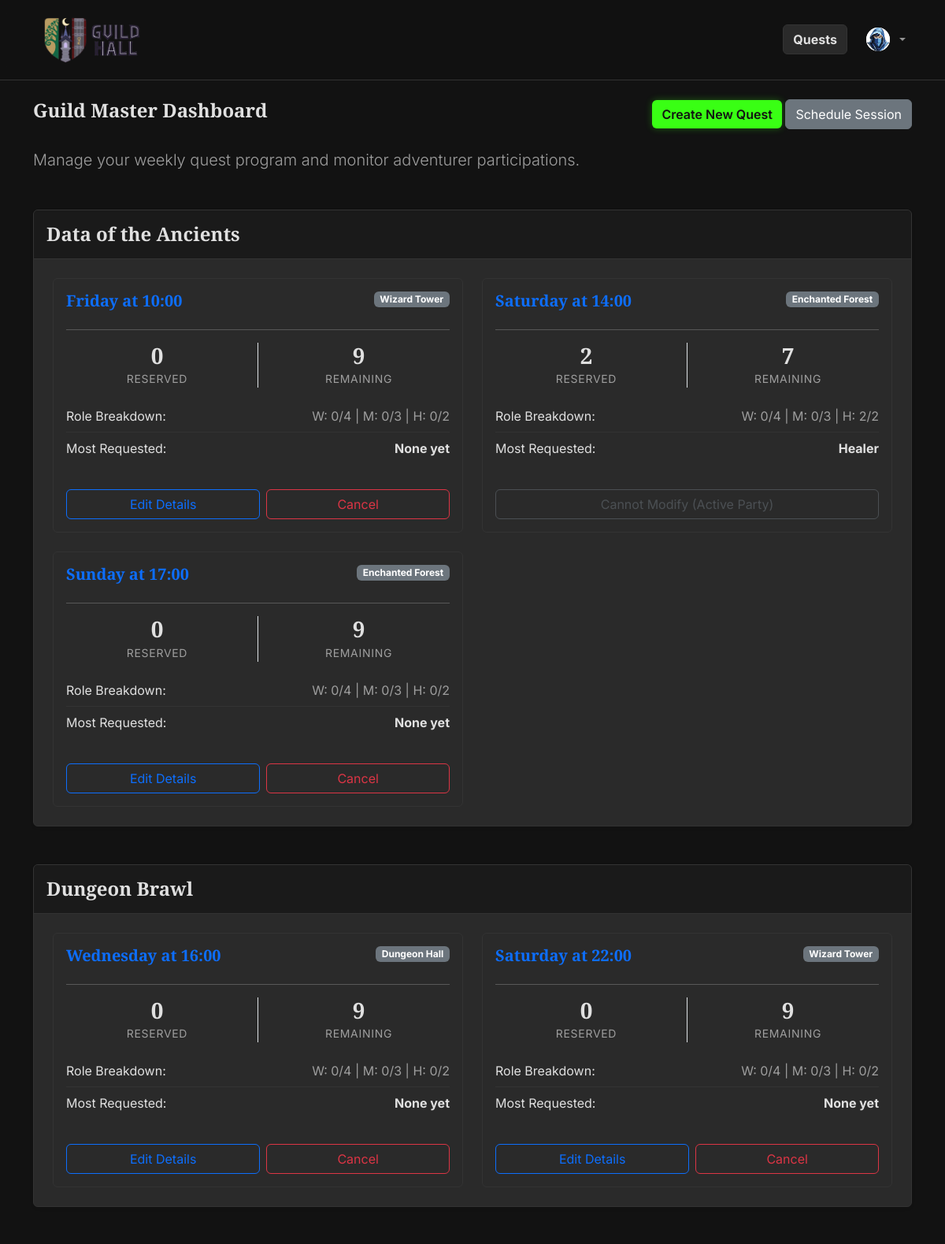
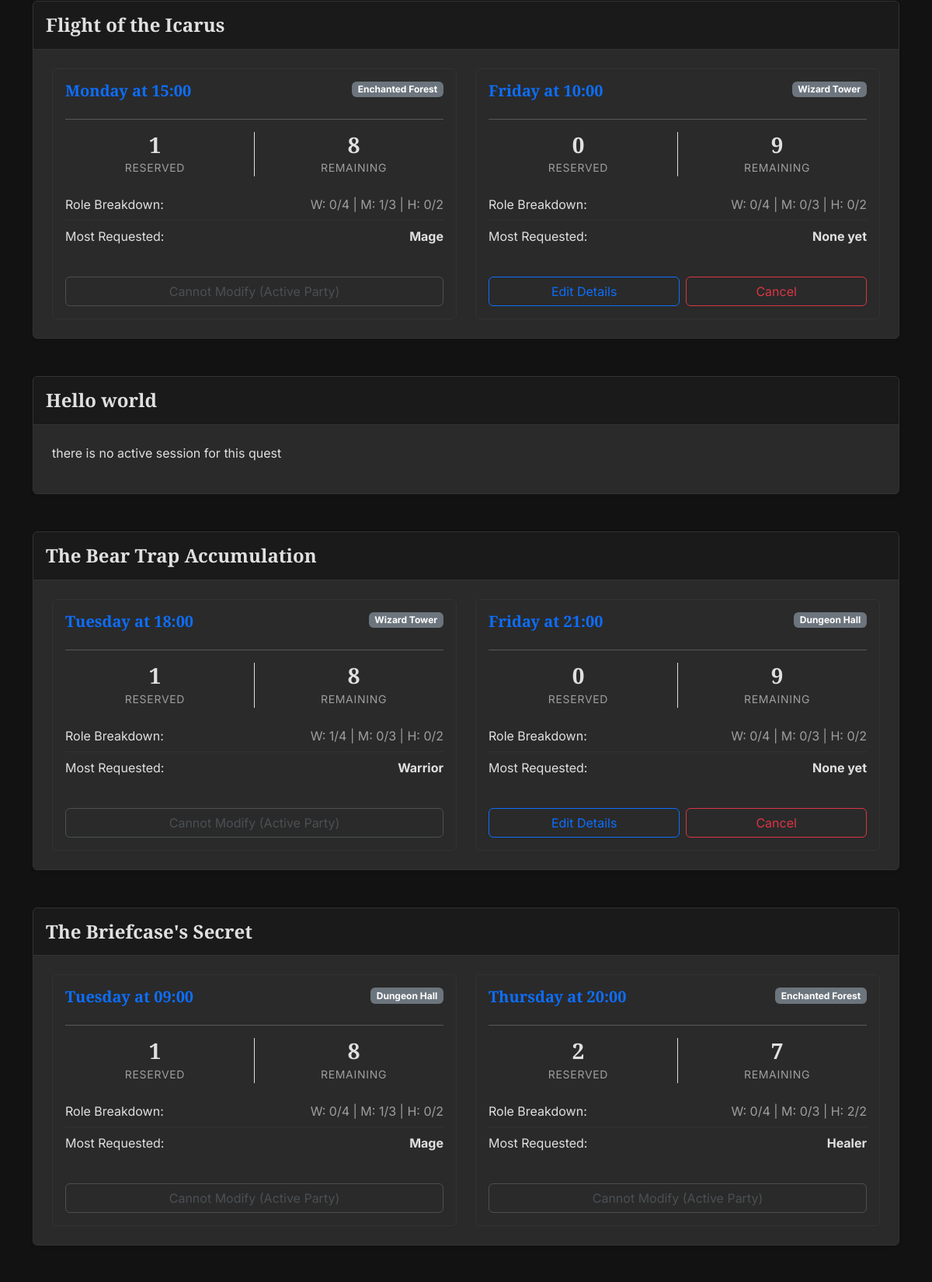
The page /gm/dashboard (signed in, upper part) on the database its author committed (2 pictures, top to bottom).
### tables this page shows
CREATE TABLE "quests" (
	"QId"	INTEGER,
	"title"	TEXT NOT NULL,
	"duration"	INTEGER NOT NULL,
	"quest_type"	TEXT NOT NULL,
	"difficulty"	TEXT NOT NULL,
	"description"	TEXT,
	"image_filename"	TEXT,
	PRIMARY KEY("QId" AUTOINCREMENT)
);

### app.py (the view)
@app.route('/gm/dashboard')
@login_required
def gm_dashboard():
    if current_user.role != GM:
        flash("Access denied. Only Guild Masters can view this page.", "danger")
        return redirect(url_for('profile'))
    raw_stats = db.get_gm_dashboard_stats()
    quests_grouped = {}
    for row in raw_stats:
        qid = row['QId']
        if qid not in quests_grouped:
            quests_grouped[qid] = {
                'title': row['title'],
                'sessions': []
            }
        if row['SId'] is not None:
            roles = {
                'Warrior': row['warrior_res'],
                'Mage': row['mage_res'],
                'Healer': row['healer_res']
            }
            max_res = max(roles.values())
            if max_res == 0:
                most_requested = "None yet"
            else:
                most_requested = ", ".join([k for k, v in roles.items() if v == max_res])
            session_dict = dict(row)
            session_dict['remaining_places'] = 9 - row['total_reserved'] # 4W + 3M + 2H = 9 total
            session_dict['most_requested'] = most_requested
            quests_grouped[qid]['sessions'].append(session_dict)
    return render_template('gm_dashboard.html', quests_grouped=quests_grouped)

### app.py (called while the page is built)
@login_manager.user_loader
def load_user(user_id):
    return db.get_user_by_id(user_id)

### db.py (called while the page is built)
def get_db_connection():
    conn = sqlite3.connect('database.db')
    conn.row_factory = sqlite3.Row
    return conn

def get_user_by_id(uid):
    conn = get_db_connection()
    cursor = conn.cursor()
    query = 'SELECT * FROM users WHERE UId = ?'
    cursor.execute(query, (uid,))
    user_row = cursor.fetchone()
    conn.close()
    if user_row:
        return User(id=user_row['UId'],
                    username=user_row['username'],
                    role=user_row['role'],
                    avatar_filename=user_row['avatar_filename'])
    return None

### templates/gm_dashboard.html (shortened to what this page needs)
{% extends 'base.html' %}
{% block content %}
<div class="d-flex justify-content-between align-items-center mb-4">
    <h2>Guild Master Dashboard</h2>
    <div>
        <a href="{{ url_for('create_quest')}}" class="btn btn-primary">Create New Quest</a>
        <a href="{{ url_for('schedule_session')}}" class="btn btn-secondary">Schedule Session</a>
    </div>
</div>
<p class="lead text-muted mb-5">Manage your weekly quest program and monitor adventurer participations.</p>
{% if quests_grouped %}
    {% for qid, quest in quests_grouped.items() %}
        <div class="card shadow-sm mb-5 border-0 bg-light">
            <div class="card-header bg-dark text-white py-3">
                <h4 class="mb-0">{{ quest.title }}</h4>
            </div>
            <div class="card-body p-4">
                <div class="row row-cols-1 row-cols-lg-2 g-4">
                    {% if not quest.sessions %}
                        <p>there is no active session for this quest</p>
                    {% endif %}
                    {% for session in quest.sessions %}
                        <div class="col">
                            <div class="card h-100 border-secondary">
                                <div class="card-body">
                                    <div class="d-flex justify-content-between">
                                        <h5 class="card-title text-primary">{{ session.day }} at {{ session.start_time }}</h5>
                                        <span class="badge bg-secondary h-100">{{ session.location }}</span>
                                    </div>
                                    <hr>
                                    <div class="row text-center mb-3">
                                        <div class="col border-end">
                                            <h3 class="mb-0">{{ session.total_reserved }}</h3>
                                            <small class="text-muted">Reserved</small>
                                        </div>
                                        <div class="col">
                                            <h3 class="mb-0">{{ session.remaining_places }}</h3>
                                            <small class="text-muted">Remaining</small>
                                        </div>
                                    </div>
                                    <ul class="list-group list-group-flush mb-3">
                                        <li class="list-group-item d-flex justify-content-between px-0">
                                            Role Breakdown:
                                            <span class="text-muted">
                                                W: {{ session.warrior_res }}/4 | M: {{ session.mage_res }}/3 | H: {{ session.healer_res }}/2
                                            </span>
                                        </li>
                                        <li class="list-group-item d-flex justify-content-between px-0">
                                            Most Requested:
                                            <strong>{{ session.most_requested }}</strong>
                                        </li>
                                    </ul>
                                    <div class="text-end mt-auto pt-3">
                                        {% if session.total_reserved == 0 %}
                                            <div class="d-flex gap-2">
                                                <button type="button" class="btn btn-outline-primary w-100" data-bs-toggle="modal" data-bs-target="#manageSessionModal{{ session.SId }}">
                                                    Edit Details
                                                </button>
                                                <form action="{{ url_for('gm_cancel_session', session_id=session.SId) }}" method="POST" onsubmit="return confirm('Permanently cancel this scheduled session?');" class="w-100">
                                                    <button type="submit" class="btn btn-outline-danger w-100">Cancel</button>
                                                </form>
                                            </div>
                                        {% else %}
                                            <button class="btn btn-outline-secondary w-100" disabled>Cannot Modify (Active Party)</button>
                                        {% endif %}
                                    </div>
                                </div>
                            </div>
                        </div>
                    {% endfor %}
                </div>
            </div>
        </div>
    {% endfor %}
{% else %}
    <div class="alert alert-info">No quests or sessions have been scheduled for this week.</div>
{% endif %}
{% endblock %}

### static/css/style.css (style rules this page uses)
:root { --bg-obsidian: #121212; --surface-parchment: #2A2A2A; --text-primary: #E0E0E0; --text-muted: #9E9E9E; --accent-magic: #39FF14; --role-warrior: #DC143C; --role-mage: #00BFFF; --role-healer: #50C878; --border-dim: #333333; }
body { background-color: var(--bg-obsidian); color: var(--text-primary); font-family: 'Inter', sans-serif; }
h1, h2, h3, h4, h5, h6, .navbar-brand { font-family: 'Cinzel', serif; font-weight: 600; color: var(--text-primary); }
h2 { font-size: 1.5rem; }
p { font-size: 1rem; font-weight: 400; }
small { font-size: 0.875rem; text-transform: uppercase; letter-spacing: 0.05em; color: var(--text-muted); }
.card, .bg-light, .bg-white { background-color: var(--surface-parchment) !important; border: 1px solid var(--border-dim) !important; color: var(--text-primary) !important; }
.card-header.bg-dark { background-color: #1a1a1a !important; border-bottom: 1px solid var(--border-dim); }
.text-muted { color: var(--text-muted) !important; }
.btn-primary { background-color: var(--accent-magic); color: #121212; border: none; font-weight: 600; box-shadow: 0 0 10px rgba(57, 255, 20, 0.3); transition: all 0.3s ease; }
.btn:disabled, .btn.disabled, button[disabled] { opacity: 0.5; cursor: not-allowed !important; box-shadow: none !important; pointer-events: all; pointer-events: none; }
.list-group-item { background-color: transparent !important; color: var(--text-primary) !important; border-color: var(--border-dim) !important; font-family: 'Inter', sans-serif !important; }

### rows shown on the page
quests: title "Data of the Ancients"
quests: title "Dungeon Brawl"
quests: title "Flight of the Icarus"
quests: title "Hello world"
quests: title "The Bear Trap Accumulation"
quests: title "The Briefcase's Secret"

### other values the page prints
{{ session.day }} "Friday"
{{ session.start_time }} "10:00"
{{ session.location }} "Wizard Tower"
{{ session.total_reserved }} "0"
{{ session.remaining_places }} "9"
{{ session.warrior_res }} "0"
{{ session.mage_res }} "0"
{{ session.healer_res }} "0"
{{ session.most_requested }} "None yet"
{{ session.day }} "Saturday"
{{ session.start_time }} "14:00"
{{ session.location }} "Enchanted Forest"
{{ session.total_reserved }} "2"
{{ session.remaining_places }} "7"
{{ session.healer_res }} "2"
